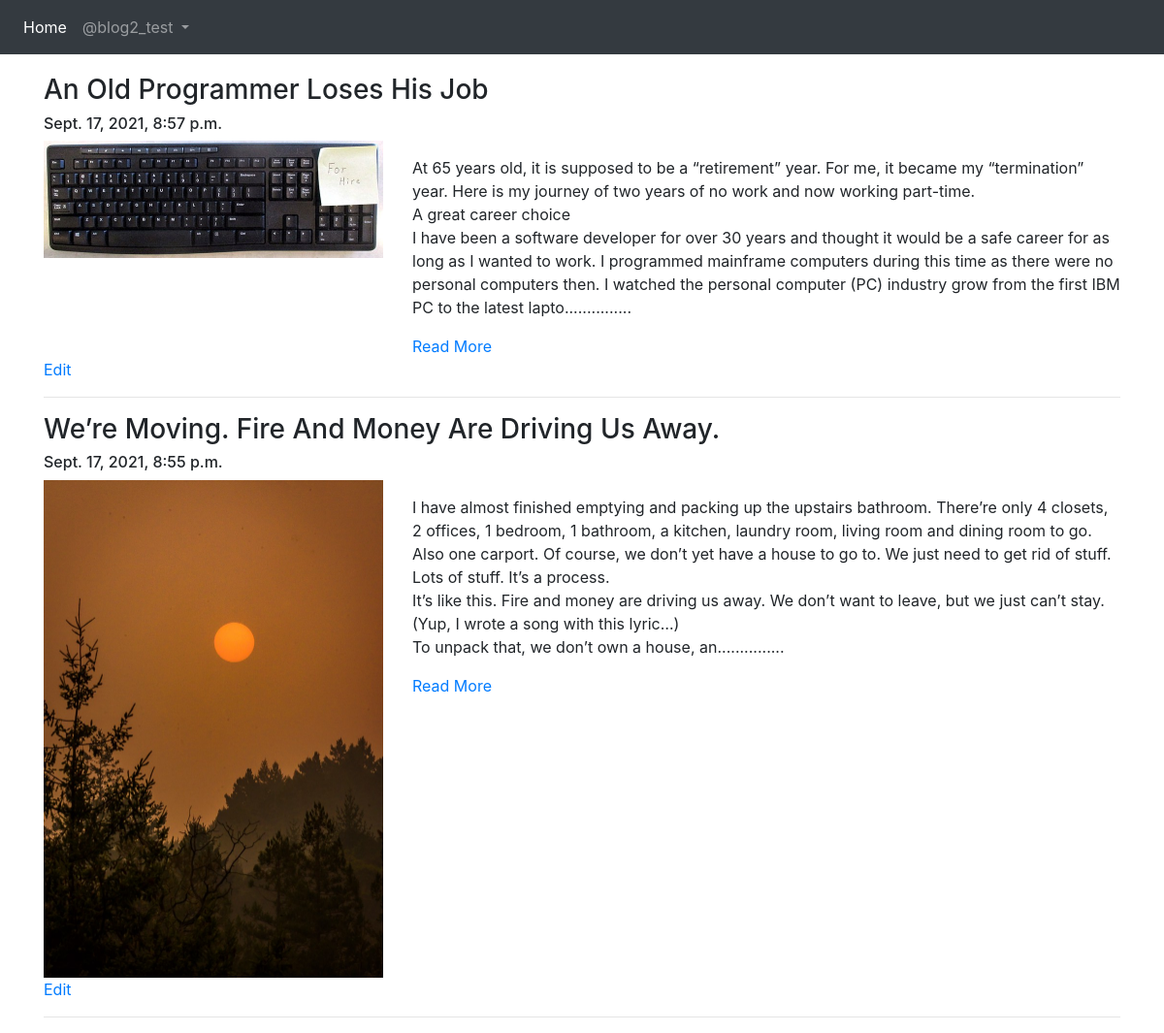
The page /blog/my-blogs/ (signed in) on the database its author committed.
### App_Blog/models.py (models this page shows, shortened)
class Blog(models.Model):
    author = models.ForeignKey(User, on_delete=models.CASCADE, related_name='post_author')
    blog_title = models.CharField(max_length=264, verbose_name="Put a Title")
    slug = models.SlugField(max_length=264, unique=True)
    blog_content = models.TextField(verbose_name="What is on your mind")
    blog_image = models.ImageField(upload_to = 'blog_images', verbose_name='Image')
    publish_date = models.DateTimeField(auto_now_add=True)
    update_date = models.DateTimeField(auto_now=True)
    class Meta:
        ordering = ['-publish_date',]

### App_Blog/views.py (the view)
# urls.py: path('my-blogs/', views.MyBlogs.as_view(), name='my_blogs'),
class MyBlogs(LoginRequiredMixin, TemplateView):
    template_name = 'App_Blog/my_blogs.html'

### App_Blog/templatetags/custom_filters.py (called while the page is built)
def range_filter(value):
    return value[0:500] + "..............."

### templates/App_Blog/my_blogs.html (shortened to what this page needs)
{% extends 'base.html' %}
{% load custom_filters %}
{% block body_block %}
  {% for blog in user.post_author.all %}
  <h3>{{blog.blog_title}}</h3>
  <h6>{{blog.publish_date}}</h6>
  <div class="row">
    <div class="col-sm-4">
      <img src="/media/{{blog.blog_image}}" alt="" width="100%">
    </div>
    <div class="col-sm-8">
      <p>{{blog.blog_content|range_filter|linebreaks}}</p>
      <a href="{% url 'App_Blog:blog_details' slug=blog.slug %}">Read More</a>
    </div>
  </div>
  <a href="{% url 'App_Blog:edit_blog' pk=blog.pk %}">Edit</a>
  <hr>
{% endfor %}
{% endblock %}

### templates/base.html (shortened to what this page needs)
<!DOCTYPE html>
<html lang="en" dir="ltr">
  <head>
     <link rel="stylesheet" href="https://stackpath.bootstrapcdn.com/bootstrap/4.4.1/css/bootstrap.min.css">
     <link rel="stylesheet" href="https://use.fontawesome.com/releases/v5.15.4/css/all.css">
  </head>
  <body>
  <nav class="navbar navbar-expand-sm navbar-dark bg-dark">
    <ul class="navbar-nav">
      <li class="nav-item active">
        <a class="nav-link" href="{% url 'index' %}">Home</a>
      </li>
      {% if user.is_authenticated %}
      <div class="nav-item dropdown">
        <a class="nav-link dropdown-toggle" href="#" data-toggle="dropdown">
          @{{ user.username }}
        </a>
      </div>
      {% endif %}
    </ul>
  </nav>
<div class="container" style="padding-top:20px">
  {% block body_block %}
  {% endblock %}
</div>
  </body>
</html>

### rows shown on the page
Blog: blog_title "An Old Programmer Loses His Job", publish_date "Sept. 17, 2021, 8:57 p.m.", blog_image (picture), blog_content|range_filter "At 65 years old, it is supposed to be a “retirement” year. For me, it became my “termination” year. Here is my journey of two years of no work and now working part-time. A great career choice I have been a software developer for over 30 years and thought it would be a safe career for as long as I wanted to work. I programmed mainframe computers during this time as there were no personal computers then. I watched the personal computer (PC) industry grow from the first IBM PC to the latest lapto..............."
Blog: blog_title "We’re Moving. Fire And Money Are Driving Us Away.", publish_date "Sept. 17, 2021, 8:55 p.m.", blog_image (picture), blog_content|range_filter "I have almost finished emptying and packing up the upstairs bathroom. There’re only 4 closets, 2 offices, 1 bedroom, 1 bathroom, a kitchen, laundry room, living room and dining room to go. Also one carport. Of course, we don’t yet have a house to go to. We just need to get rid of stuff. Lots of stuff. It’s a process. It’s like this. Fire and money are driving us away. We don’t want to leave, but we just can’t stay. (Yup, I wrote a song with this lyric…) To unpack that, we don’t own a house, an..............."

### other values the page prints
{{ user.username }} "blog2_test"
